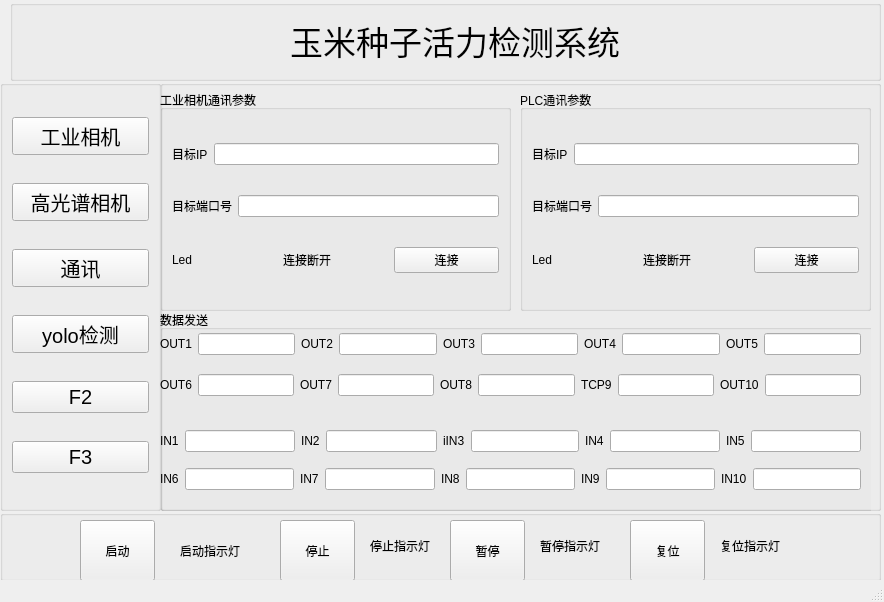
<?xml version="1.0" encoding="UTF-8"?>
<ui version="4.0">
 <class>MainWindow</class>
 <widget class="QMainWindow" name="MainWindow">
  <property name="geometry">
   <rect>
    <x>0</x>
    <y>0</y>
    <width>884</width>
    <height>602</height>
   </rect>
  </property>
  <property name="windowTitle">
   <string>玉米种子活力检测系统</string>
  </property>
  <property name="windowIcon">
   <iconset>
    <normaloff>:/logo/Atoplogo.ico</normaloff>:/logo/Atoplogo.ico</iconset>
  </property>
  <widget class="QWidget" name="centralwidget">
   <widget class="QGroupBox" name="topGroup">
    <property name="geometry">
     <rect>
      <x>10</x>
      <y>0</y>
      <width>871</width>
      <height>81</height>
     </rect>
    </property>
    <property name="title">
     <string/>
    </property>
    <widget class="QLabel" name="topLogo">
     <property name="geometry">
      <rect>
       <x>0</x>
       <y>0</y>
       <width>81</width>
       <height>71</height>
      </rect>
     </property>
     <property name="text">
      <string/>
     </property>
     <property name="pixmap">
      <pixmap>:/logo/Alogo.jpg</pixmap>
     </property>
     <property name="scaledContents">
      <bool>true</bool>
     </property>
    </widget>
    <widget class="QLabel" name="topName">
     <property name="geometry">
      <rect>
       <x>280</x>
       <y>10</y>
       <width>341</width>
       <height>61</height>
      </rect>
     </property>
     <property name="font">
      <font>
       <pointsize>25</pointsize>
      </font>
     </property>
     <property name="text">
      <string>玉米种子活力检测系统</string>
     </property>
     <property name="textFormat">
      <enum>Qt::TextFormat::AutoText</enum>
     </property>
    </widget>
   </widget>
   <widget class="QGroupBox" name="leftGroup">
    <property name="geometry">
     <rect>
      <x>0</x>
      <y>80</y>
      <width>161</width>
      <height>431</height>
     </rect>
    </property>
    <property name="title">
     <string/>
    </property>
    <layout class="QVBoxLayout" name="verticalLayout">
     <item>
      <widget class="QPushButton" name="industrialC">
       <property name="font">
        <font>
         <pointsize>15</pointsize>
         <bold>false</bold>
        </font>
       </property>
       <property name="text">
        <string>工业相机</string>
       </property>
      </widget>
     </item>
     <item>
      <widget class="QPushButton" name="hyperspectralC">
       <property name="font">
        <font>
         <pointsize>15</pointsize>
         <bold>false</bold>
        </font>
       </property>
       <property name="text">
        <string>高光谱相机</string>
       </property>
      </widget>
     </item>
     <item>
      <widget class="QPushButton" name="connect">
       <property name="font">
        <font>
         <pointsize>15</pointsize>
         <bold>false</bold>
        </font>
       </property>
       <property name="text">
        <string>通讯</string>
       </property>
      </widget>
     </item>
     <item>
      <widget class="QPushButton" name="yoloDetection">
       <property name="font">
        <font>
         <pointsize>15</pointsize>
         <bold>false</bold>
        </font>
       </property>
       <property name="text">
        <string>yolo检测</string>
       </property>
      </widget>
     </item>
     <item>
      <widget class="QPushButton" name="F2">
       <property name="font">
        <font>
         <pointsize>15</pointsize>
         <bold>false</bold>
        </font>
       </property>
       <property name="text">
        <string>F2</string>
       </property>
      </widget>
     </item>
     <item>
      <widget class="QPushButton" name="F3">
       <property name="font">
        <font>
         <pointsize>15</pointsize>
         <bold>false</bold>
        </font>
       </property>
       <property name="text">
        <string>F3</string>
       </property>
      </widget>
     </item>
    </layout>
   </widget>
   <widget class="QGroupBox" name="rightGroup">
    <property name="geometry">
     <rect>
      <x>160</x>
      <y>80</y>
      <width>721</width>
      <height>431</height>
     </rect>
    </property>
    <property name="title">
     <string/>
    </property>
    <widget class="QStackedWidget" name="stackedWidget">
     <property name="geometry">
      <rect>
       <x>0</x>
       <y>10</y>
       <width>711</width>
       <height>421</height>
      </rect>
     </property>
     <property name="currentIndex">
      <number>1</number>
     </property>
     <widget class="QWidget" name="initialPage"/>
     <widget class="QWidget" name="connectPage">
      <widget class="QGroupBox" name="IndPara">
       <property name="geometry">
        <rect>
         <x>0</x>
         <y>0</y>
         <width>351</width>
         <height>221</height>
        </rect>
       </property>
       <property name="title">
        <string>工业相机通讯参数</string>
       </property>
       <layout class="QVBoxLayout" name="verticalLayout_2">
        <item>
         <layout class="QHBoxLayout" name="horizontalLayout">
          <item>
           <widget class="QLabel" name="label_2">
            <property name="text">
             <string>目标IP</string>
            </property>
           </widget>
          </item>
          <item>
           <widget class="QLineEdit" name="IndIP"/>
          </item>
         </layout>
        </item>
        <item>
         <layout class="QHBoxLayout" name="horizontalLayout_2">
          <item>
           <widget class="QLabel" name="label_5">
            <property name="text">
             <string>目标端口号</string>
            </property>
           </widget>
          </item>
          <item>
           <widget class="QLineEdit" name="IndPort"/>
          </item>
         </layout>
        </item>
        <item>
         <layout class="QHBoxLayout" name="horizontalLayout_3">
          <item>
           <widget class="QLabel" name="led1">
            <property name="text">
             <string>Led</string>
            </property>
           </widget>
          </item>
          <item>
           <widget class="QLabel" name="InfoCon1">
            <property name="text">
             <string>连接断开</string>
            </property>
           </widget>
          </item>
          <item>
           <widget class="QPushButton" name="IndCon">
            <property name="text">
             <string>连接</string>
            </property>
           </widget>
          </item>
         </layout>
        </item>
       </layout>
      </widget>
      <widget class="QGroupBox" name="PLCPara">
       <property name="geometry">
        <rect>
         <x>360</x>
         <y>0</y>
         <width>351</width>
         <height>221</height>
        </rect>
       </property>
       <property name="title">
        <string>PLC通讯参数</string>
       </property>
       <layout class="QVBoxLayout" name="verticalLayout_3">
        <item>
         <layout class="QHBoxLayout" name="horizontalLayout_4">
          <item>
           <widget class="QLabel" name="label_3">
            <property name="text">
             <string>目标IP</string>
            </property>
           </widget>
          </item>
          <item>
           <widget class="QLineEdit" name="PLCIP"/>
          </item>
         </layout>
        </item>
        <item>
         <layout class="QHBoxLayout" name="horizontalLayout_5">
          <item>
           <widget class="QLabel" name="label_6">
            <property name="text">
             <string>目标端口号</string>
            </property>
           </widget>
          </item>
          <item>
           <widget class="QLineEdit" name="PLCPort"/>
          </item>
         </layout>
        </item>
        <item>
         <layout class="QHBoxLayout" name="horizontalLayout_6">
          <item>
           <widget class="QLabel" name="led2">
            <property name="text">
             <string>Led</string>
            </property>
           </widget>
          </item>
          <item>
           <widget class="QLabel" name="PLCCon">
            <property name="text">
             <string>连接断开</string>
            </property>
           </widget>
          </item>
          <item>
           <widget class="QPushButton" name="InfoCon2">
            <property name="text">
             <string>连接</string>
            </property>
           </widget>
          </item>
         </layout>
        </item>
       </layout>
      </widget>
      <widget class="QGroupBox" name="monitorPara">
       <property name="geometry">
        <rect>
         <x>0</x>
         <y>220</y>
         <width>721</width>
         <height>201</height>
        </rect>
       </property>
       <property name="title">
        <string>数据发送</string>
       </property>
       <widget class="QWidget" name="layoutWidget">
        <property name="geometry">
         <rect>
          <x>0</x>
          <y>10</y>
          <width>701</width>
          <height>91</height>
         </rect>
        </property>
        <layout class="QVBoxLayout" name="verticalLayout_5">
         <item>
          <layout class="QHBoxLayout" name="horizontalLayout_13">
           <item>
            <layout class="QHBoxLayout" name="horizontalLayout_8">
             <item>
              <widget class="QLabel" name="label">
               <property name="text">
                <string>OUT1</string>
               </property>
              </widget>
             </item>
             <item>
              <widget class="QLineEdit" name="tcp1_2"/>
             </item>
            </layout>
           </item>
           <item>
            <layout class="QHBoxLayout" name="horizontalLayout_9">
             <item>
              <widget class="QLabel" name="label_4">
               <property name="text">
                <string>OUT2</string>
               </property>
              </widget>
             </item>
             <item>
              <widget class="QLineEdit" name="tcp2"/>
             </item>
            </layout>
           </item>
           <item>
            <layout class="QHBoxLayout" name="horizontalLayout_10">
             <item>
              <widget class="QLabel" name="label_7">
               <property name="text">
                <string>OUT3</string>
               </property>
              </widget>
             </item>
             <item>
              <widget class="QLineEdit" name="tcp3"/>
             </item>
            </layout>
           </item>
           <item>
            <layout class="QHBoxLayout" name="horizontalLayout_11">
             <item>
              <widget class="QLabel" name="label_8">
               <property name="text">
                <string>OUT4</string>
               </property>
              </widget>
             </item>
             <item>
              <widget class="QLineEdit" name="tcp4"/>
             </item>
            </layout>
           </item>
           <item>
            <layout class="QHBoxLayout" name="horizontalLayout_12">
             <item>
              <widget class="QLabel" name="label_9">
               <property name="text">
                <string>OUT5</string>
               </property>
              </widget>
             </item>
             <item>
              <widget class="QLineEdit" name="tcp5"/>
             </item>
            </layout>
           </item>
          </layout>
         </item>
         <item>
          <layout class="QHBoxLayout" name="horizontalLayout_14">
           <item>
            <layout class="QHBoxLayout" name="horizontalLayout_15">
             <item>
              <widget class="QLabel" name="label_10">
               <property name="text">
                <string>OUT6</string>
               </property>
              </widget>
             </item>
             <item>
              <widget class="QLineEdit" name="tcp6"/>
             </item>
            </layout>
           </item>
           <item>
            <layout class="QHBoxLayout" name="horizontalLayout_16">
             <item>
              <widget class="QLabel" name="label_11">
               <property name="text">
                <string>OUT7</string>
               </property>
              </widget>
             </item>
             <item>
              <widget class="QLineEdit" name="tcp7"/>
             </item>
            </layout>
           </item>
           <item>
            <layout class="QHBoxLayout" name="horizontalLayout_17">
             <item>
              <widget class="QLabel" name="label_12">
               <property name="text">
                <string>OUT8</string>
               </property>
              </widget>
             </item>
             <item>
              <widget class="QLineEdit" name="tcp8"/>
             </item>
            </layout>
           </item>
           <item>
            <layout class="QHBoxLayout" name="horizontalLayout_18">
             <item>
              <widget class="QLabel" name="label_13">
               <property name="text">
                <string>TCP9</string>
               </property>
              </widget>
             </item>
             <item>
              <widget class="QLineEdit" name="tcp9"/>
             </item>
            </layout>
           </item>
           <item>
            <layout class="QHBoxLayout" name="horizontalLayout_19">
             <item>
              <widget class="QLabel" name="label_14">
               <property name="text">
                <string>OUT10</string>
               </property>
              </widget>
             </item>
             <item>
              <widget class="QLineEdit" name="tcp10"/>
             </item>
            </layout>
           </item>
          </layout>
         </item>
        </layout>
       </widget>
       <widget class="QWidget" name="layoutWidget_2">
        <property name="geometry">
         <rect>
          <x>0</x>
          <y>110</y>
          <width>701</width>
          <height>81</height>
         </rect>
        </property>
        <layout class="QVBoxLayout" name="verticalLayout_6">
         <item>
          <layout class="QHBoxLayout" name="horizontalLayout_20">
           <item>
            <layout class="QHBoxLayout" name="horizontalLayout_21">
             <item>
              <widget class="QLabel" name="label_15">
               <property name="text">
                <string>IN1</string>
               </property>
              </widget>
             </item>
             <item>
              <widget class="QLineEdit" name="tcp1_3"/>
             </item>
            </layout>
           </item>
           <item>
            <layout class="QHBoxLayout" name="horizontalLayout_22">
             <item>
              <widget class="QLabel" name="label_16">
               <property name="text">
                <string>IN2</string>
               </property>
              </widget>
             </item>
             <item>
              <widget class="QLineEdit" name="tcp2_2"/>
             </item>
            </layout>
           </item>
           <item>
            <layout class="QHBoxLayout" name="horizontalLayout_23">
             <item>
              <widget class="QLabel" name="label_17">
               <property name="text">
                <string>iIN3</string>
               </property>
              </widget>
             </item>
             <item>
              <widget class="QLineEdit" name="tcp3_2"/>
             </item>
            </layout>
           </item>
           <item>
            <layout class="QHBoxLayout" name="horizontalLayout_24">
             <item>
              <widget class="QLabel" name="label_18">
               <property name="text">
                <string>IN4</string>
               </property>
              </widget>
             </item>
             <item>
              <widget class="QLineEdit" name="tcp4_2"/>
             </item>
            </layout>
           </item>
           <item>
            <layout class="QHBoxLayout" name="horizontalLayout_25">
             <item>
              <widget class="QLabel" name="label_19">
               <property name="text">
                <string>IN5</string>
               </property>
              </widget>
             </item>
             <item>
              <widget class="QLineEdit" name="tcp5_2"/>
             </item>
            </layout>
           </item>
          </layout>
         </item>
         <item>
          <layout class="QHBoxLayout" name="horizontalLayout_26">
           <item>
            <layout class="QHBoxLayout" name="horizontalLayout_27">
             <item>
              <widget class="QLabel" name="label_20">
               <property name="text">
                <string>IN6</string>
               </property>
              </widget>
             </item>
             <item>
              <widget class="QLineEdit" name="tcp6_2"/>
             </item>
            </layout>
           </item>
           <item>
            <layout class="QHBoxLayout" name="horizontalLayout_28">
             <item>
              <widget class="QLabel" name="label_21">
               <property name="text">
                <string>IN7</string>
               </property>
              </widget>
             </item>
             <item>
              <widget class="QLineEdit" name="tcp7_2"/>
             </item>
            </layout>
           </item>
           <item>
            <layout class="QHBoxLayout" name="horizontalLayout_29">
             <item>
              <widget class="QLabel" name="label_22">
               <property name="text">
                <string>IN8</string>
               </property>
              </widget>
             </item>
             <item>
              <widget class="QLineEdit" name="tcp8_2"/>
             </item>
            </layout>
           </item>
           <item>
            <layout class="QHBoxLayout" name="horizontalLayout_30">
             <item>
              <widget class="QLabel" name="label_23">
               <property name="text">
                <string>IN9</string>
               </property>
              </widget>
             </item>
             <item>
              <widget class="QLineEdit" name="tcp9_2"/>
             </item>
            </layout>
           </item>
           <item>
            <layout class="QHBoxLayout" name="horizontalLayout_31">
             <item>
              <widget class="QLabel" name="label_24">
               <property name="text">
                <string>IN10</string>
               </property>
              </widget>
             </item>
             <item>
              <widget class="QLineEdit" name="tcp10_2"/>
             </item>
            </layout>
           </item>
          </layout>
         </item>
        </layout>
       </widget>
      </widget>
     </widget>
     <widget class="QWidget" name="yoloPage">
      <widget class="QWidget" name="layoutWidget">
       <property name="geometry">
        <rect>
         <x>10</x>
         <y>0</y>
         <width>671</width>
         <height>411</height>
        </rect>
       </property>
       <layout class="QVBoxLayout" name="verticalLayout_4">
        <item>
         <widget class="QPlainTextEdit" name="yoloLog"/>
        </item>
        <item>
         <layout class="QHBoxLayout" name="horizontalLayout_7">
          <item>
           <widget class="QLineEdit" name="yoloEdit"/>
          </item>
          <item>
           <widget class="QPushButton" name="pushButton">
            <property name="text">
             <string>检测</string>
            </property>
           </widget>
          </item>
         </layout>
        </item>
       </layout>
      </widget>
     </widget>
    </widget>
   </widget>
   <widget class="QGroupBox" name="bottomGroup">
    <property name="geometry">
     <rect>
      <x>0</x>
      <y>510</y>
      <width>881</width>
      <height>71</height>
     </rect>
    </property>
    <property name="title">
     <string/>
    </property>
    <widget class="QLabel" name="home">
     <property name="geometry">
      <rect>
       <x>10</x>
       <y>10</y>
       <width>61</width>
       <height>61</height>
      </rect>
     </property>
     <property name="text">
      <string/>
     </property>
     <property name="pixmap">
      <pixmap>:/icon/home.png</pixmap>
     </property>
     <property name="scaledContents">
      <bool>true</bool>
     </property>
     <property name="alignment">
      <set>Qt::AlignmentFlag::AlignCenter</set>
     </property>
    </widget>
    <widget class="QPushButton" name="Start">
     <property name="geometry">
      <rect>
       <x>80</x>
       <y>10</y>
       <width>75</width>
       <height>61</height>
      </rect>
     </property>
     <property name="text">
      <string>启动</string>
     </property>
    </widget>
    <widget class="QPushButton" name="Stop">
     <property name="geometry">
      <rect>
       <x>280</x>
       <y>10</y>
       <width>75</width>
       <height>61</height>
      </rect>
     </property>
     <property name="text">
      <string>停止</string>
     </property>
    </widget>
    <widget class="QPushButton" name="Pause">
     <property name="geometry">
      <rect>
       <x>450</x>
       <y>10</y>
       <width>75</width>
       <height>61</height>
      </rect>
     </property>
     <property name="text">
      <string>暂停</string>
     </property>
    </widget>
    <widget class="QPushButton" name="Reset">
     <property name="geometry">
      <rect>
       <x>630</x>
       <y>10</y>
       <width>75</width>
       <height>61</height>
      </rect>
     </property>
     <property name="text">
      <string>复位</string>
     </property>
    </widget>
    <widget class="QLabel" name="startLed">
     <property name="geometry">
      <rect>
       <x>180</x>
       <y>15</y>
       <width>71</width>
       <height>51</height>
      </rect>
     </property>
     <property name="text">
      <string>启动指示灯</string>
     </property>
    </widget>
    <widget class="QLabel" name="stopLed">
     <property name="geometry">
      <rect>
       <x>370</x>
       <y>10</y>
       <width>71</width>
       <height>51</height>
      </rect>
     </property>
     <property name="text">
      <string>停止指示灯</string>
     </property>
    </widget>
    <widget class="QLabel" name="pauseLed">
     <property name="geometry">
      <rect>
       <x>540</x>
       <y>10</y>
       <width>71</width>
       <height>51</height>
      </rect>
     </property>
     <property name="text">
      <string>暂停指示灯</string>
     </property>
    </widget>
    <widget class="QLabel" name="resetLed">
     <property name="geometry">
      <rect>
       <x>720</x>
       <y>10</y>
       <width>81</width>
       <height>51</height>
      </rect>
     </property>
     <property name="text">
      <string>复位指示灯</string>
     </property>
    </widget>
   </widget>
  </widget>
  <widget class="QStatusBar" name="statusbar"/>
 </widget>
 <resources>
  <include location="images/icons/icons.qrc"/>
 </resources>
 <connections/>
</ui>
